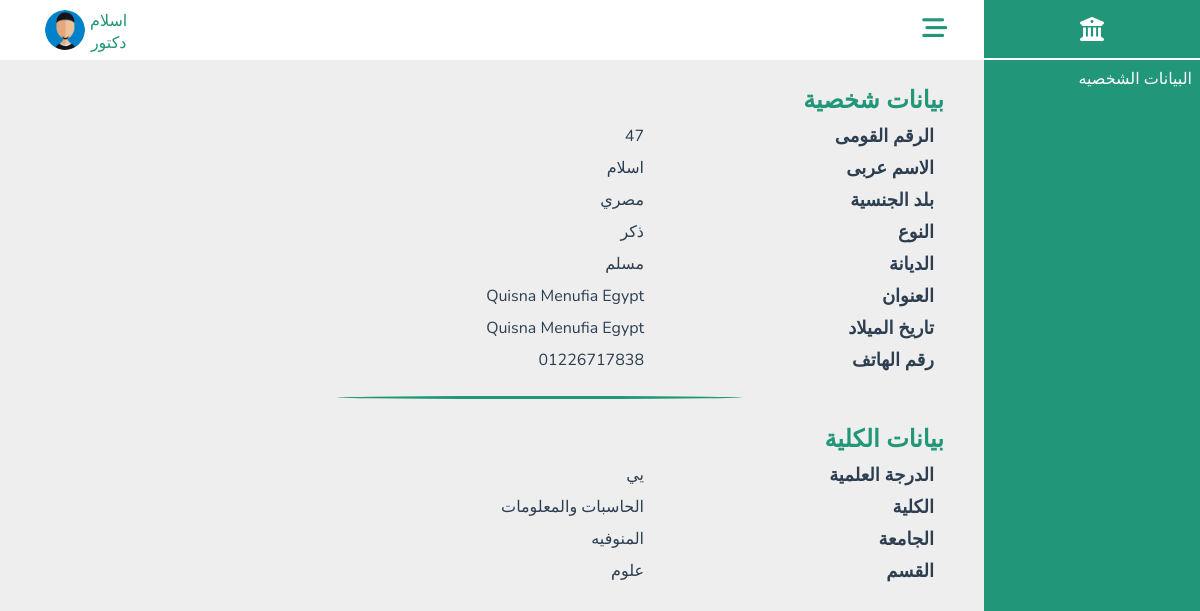
The page /Doctors/Doctor_info.php (signed in) on the database its author committed.
### tables this page shows
CREATE TABLE `doctor` (
  `Dr_ID` int(30) NOT NULL,
  `Password` varchar(100) NOT NULL,
  `Image` varchar(100) NOT NULL DEFAULT 'profile.jpg',
  `Full_Name` varchar(100) DEFAULT NULL,
  `Job` varchar(100) NOT NULL DEFAULT 'دكتور',
  `Gender` varchar(100) DEFAULT NULL,
  `Nationality` varchar(100) DEFAULT 'مصري',
  `Religion` varchar(100) DEFAULT NULL,
  `Date_Birth` date DEFAULT NULL,
  `Address` varchar(100) DEFAULT NULL,
  `Phone_Number` varchar(30) DEFAULT NULL,
  `Degree` varchar(100) DEFAULT NULL,
  `University` varchar(100) DEFAULT 'المنوفيه',
  `Faculty` varchar(100) DEFAULT 'الحاسبات والمعلومات',
  `Department` varchar(100) DEFAULT NULL,
  `Email_Address` varchar(100) NOT NULL
);

### Doctors/Doctor_info.php (the view, shortened to what this page needs)
<?php
include_once("../DataBase/database.php");
if($con){
$ID=$_SESSION['doctor_id'];
$sql=$con->query("SELECT * FROM `doctor` WHERE Dr_ID='$ID'");
$data=$sql->fetch(PDO::FETCH_ASSOC);
}
?>
<html lang="en">
<head>
    <link rel="stylesheet" href="../CssCOmponent/all.min.css">
    <link rel="stylesheet" href="../CssComponent/Info.css">
    <link rel="stylesheet" href="../CssCOmponent/Dashboard.css">
</head>
<body>
<?php include_once("../Components/NavBar.php"); ?>
 <section  class="section">
 <?php   include_once("../Components/Dashboard.php") ?>
    <div class="container ">
        <div class="personal_info">
            <h3>بيانات شخصية</h3>
            <ul>
                <li>
                    <b>الرقم القومى</b>
                    <p id="Dr_ID"> <?php     echo $data['Dr_ID'] ?>  </p>
                </li>
                <li>
                    <b>الاسم عربى</b>
                    <p id="Full_Name"><?php     echo $data['Full_Name'] ?>  </p>
                </li>
                <li>
                    <b>بلد الجنسية</b>
                    <p id="Nationality"><?php   echo $data['Nationality'] ?></p>
                </li>
                <li>
                    <b>النوع</b>
                    <p id="Gender"><?php   echo $data['Gender'] ?> </p>
                </li>
                <li>
                    <b>الديانة</b>
                    <p id="Religion"> <?php   echo $data['Religion'] ?></p>
                </li>
                <li>
                    <b>العنوان</b>
                    <p id="Address"><?php   echo $data['Address'] ?></p>
                </li>
                <li>
                    <b>تاريخ الميلاد</b>
                    <p id="Date_of_Birth"><?php   echo $data['Address'] ?></p>
                </li>
                <li>
                    <b>رقم الهاتف</b>
                    <p id="Phone_Number"><?php   echo $data['Phone_Number'] ?> </p>
                </li>
            </ul>
        </div>
        <span class="line"></span>
        <div class="Faculty_info">
            <h3>بيانات الكلية</h3>
            <ul>
                <li>
                    <b>الدرجة العلمية</b>
                    <p id="Degree"> <?php   echo $data['Degree'] ?></p>
                </li>
                <li>
                    <b>الكلية</b>
                    <p id="Faculty"> <?php   echo $data['Faculty'] ?></p>
                </li>
                <li>
                    <b>الجامعة</b>
                    <p id="University"><?php   echo $data['University'] ?></p>
                </li>
                <li>
                    <b>القسم</b>
                    <p id="Department"><?php   echo $data['Department'] ?></p>
                </li>
            </ul>
        </div>
    </div>
 </section>
</body>
</html>

### Components/NavBar.php (shortened to what this page needs)
<?php
include_once("../DataBase/database.php");
if ($con) {
   if (isset($_SESSION['admin_id'])) {
      $admin_id = $_SESSION['admin_id'];
      $q = $con->query("SELECT * FROM `admin` WHERE Ad_ID='$admin_id'");
      $d = $q->fetch(PDO::FETCH_ASSOC);
      $imgPath = "../Admins/images/";
      $profile = "../Admins/Admin_Info.php";
   } elseif (isset($_SESSION['doctor_id'])) {
      $doctor_id = $_SESSION['doctor_id'];
      $q = $con->query("SELECT * FROM `doctor` WHERE Dr_ID='$doctor_id'");
      $d = $q->fetch(PDO::FETCH_ASSOC);
      $imgPath = "../Doctors/images/";
   } elseif (isset($_SESSION['student_id'])) {
      $student_id = $_SESSION['student_id'];
      $q = $con->query("SELECT * FROM `student` WHERE St_ID='$student_id'");
      $d = $q->fetch(PDO::FETCH_ASSOC);
      $imgPath = "../Students/images/";
      $profile = "../Students/Student_info.php";
   }
   $full_name = $d['Full_Name'];
   $job = $d['Job'];
   $img = $imgPath . $d['Image'];
}
?>
<div class="nav-bar1">
   <div class="icon">
      <i class="fa-solid fa-bars-staggered"></i>
   </div>
   <div class="profile">
      <div class="user">
         <p class="username"><?php echo  $full_name ?></p>
         <p class="job"><?php echo $job ?></p>
      </div>
      <div class="img">
         <img src=<?php echo $img ?> alt="error" height="30px" width="30px">
      </div>
   </div>
</div>

### Components/Dashboard.php
<div class="Dashboard">
   <div class="side-bar1">
      <h1><i class="fa-solid fa-building-columns"></i></h1>
      <?php if (isset($_SESSION['admin_id'])) { ?>
         <ul class="link">
            <li><a href="Admin_Info.php"><i class="fa-sharp fa-solid fa-circle-info"></i>البيانات الشخصية</a> </li>
         </ul>
         <ul class="link">
            <li class="menu">
               <i class="fa-solid fa-users"></i>اضافه اعضاء<span class="fa-solid fa-caret-down"></span>
            </li>
            <ul class="dropdown-menu1">
               <li><a href="AddAdmin.php"><i class="fa-sharp fa-solid fa-people-roof"></i>اضافه مسئول جديد</a></li>
               <li><a href="AddDoctor.php"><i class="fa-solid fa-user-doctor"></i>اضافه اعضاء هيئه تدريس</a></li>
               <li> <a href="AddStudent.php"><i class="fa-solid fa-graduation-cap"></i>اضافه طلاب</a></li>
            </ul>
         </ul>
         <ul class="link">
            <li class="menu">
               <i class="fa-solid fa-folder-open"></i>الاقسام <span class="fa-solid fa-caret-down"></span>
            </li>
            <ul class="dropdown-menu1">
               <li><a href="Department_Info.php"> <i class="fa-solid fa-folder-open"></i>الاقسام المتاحه</a></li>
               <li><a href="AddDepartment.php"> <i class="fa-solid fa-circle-plus"></i> انشاء قسم</a></li>
            </ul>
         </ul>
      <?php } elseif (isset($_SESSION['doctor_id'])) { ?>
         <ul class="link">
            <li><a href="Doctor_Info.php">البيانات الشخصيه</a></li>
         </ul>
      <?php } elseif (isset($_SESSION['student_id'])) { ?>
         <ul class="link">
            <li><a href="Student_Info.php">البيانات الشخصيه</a></li>
         </ul>
      <?php  } ?>
   </div>
</div>

### CssComponent/Info.css (style rules this page uses)
* { padding: 0; margin: 0; box-sizing: border-box; direction: rtl; font-family: 'Nunito', sans-serif; }
body { background-color: var(--ligth-background); }
ul { list-style: none; }
.section { width:100%; height:100vh; display:flex; flex-direction:row; }
.container { width:calc(80% - 70px); padding: 30px 40px; display: flex; flex-direction:column; margin-top: 50px; }
.container h3 { line-height: 40px; color: var(--main-color); font-size: 24px; }
.container ul li { display: flex; color: var(--black-color); line-height: 32px; }
.container ul li b { padding-right: 10px; font-weight:600; font-size: 18px; width: 300px; color:var(--light-blue); }
.container ul li p { font-weight: 400; font-size: 16px; width: 400px; }
.container .line { width: 50%; height: 3px; background: var(--main-color); display: block; border-radius: 50%; align-self: center; margin: 20px 0; }

### CssComponent/Dashboard.css (style rules this page uses)
:root { --main-color: #229678; --red-color: #e74c3c; --orangen-color: #f39c12; --white-color: #fff; --black-color: #2c3e50; --ligth-color: #888; --ligth-background: #eee; --main-border: 1pxsolid rgba(0, 0, 0, 0.2); --main-trantision: 0.2s linear; --linear: #229678; }
* { font-family: "Nunito", sans-serif; margin: 0; padding: 0; box-sizing: border-box; outline: none; border: none; text-decoration: none; direction: rtl !important; }
body { background-color: var(--ligth-background) !important; }
.Dashboard { width: 18%; }
.nav-bar1 { height: 60px; width: 82%; background-color: white; display: flex; justify-content: space-between; align-items: center; position: fixed; left: 0px; top: 0px; z-index: 1000; text-align: center; }
.nav-bar1 .profile { height: 100%; padding: 10px; cursor: pointer; color: var(--main-color); }
.nav-bar1 .icon { height: 100%; cursor: pointer; width: 10%; }
.nav-bar1 .icon i { line-height: 55px; font-size: 25px; cursor: pointer; color: var(--main-color); }
.nav-bar1 .profile { display: inline-flex; margin-left: 35px; position: relative; cursor: pointer; }
.nav-bar1 .profile .user { margin-left: 5px; }
.nav-bar1 .profile .user p { margin: 0 !important; }
.img > img { height: 100%; width: 100%; border-radius: 50%; }
.side-bar1 { height: 100vh; width: 18%; position: fixed; right: 0px; top: 0px; z-index: 1000; color: white; background-color: var(--linear); }
.side-bar1 h1 { padding: 17px; text-align: center; border-bottom: 2px solid white; }
.link { margin: 0 !important; text-align: initial; }
.link li { color: white; padding: 8px 8px; position: relative; }
.link li a { color: white; text-decoration: none; font-size: 16px; }

### rows shown on the page
doctor: Full_Name "اسلام", Job "دكتور", Image (placeholder picture), Dr_ID "47", Nationality "مصري", Gender "ذكر", Religion "مسلم", Address "Quisna Menufia Egypt", Phone_Number "01226717838", Degree "يي", Faculty "الحاسبات والمعلومات", University "المنوفيه", Department "علوم"
